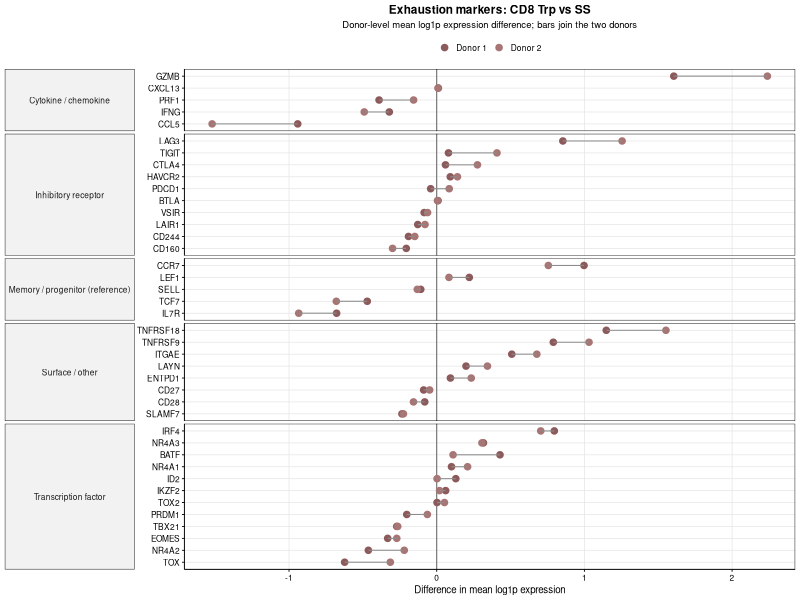
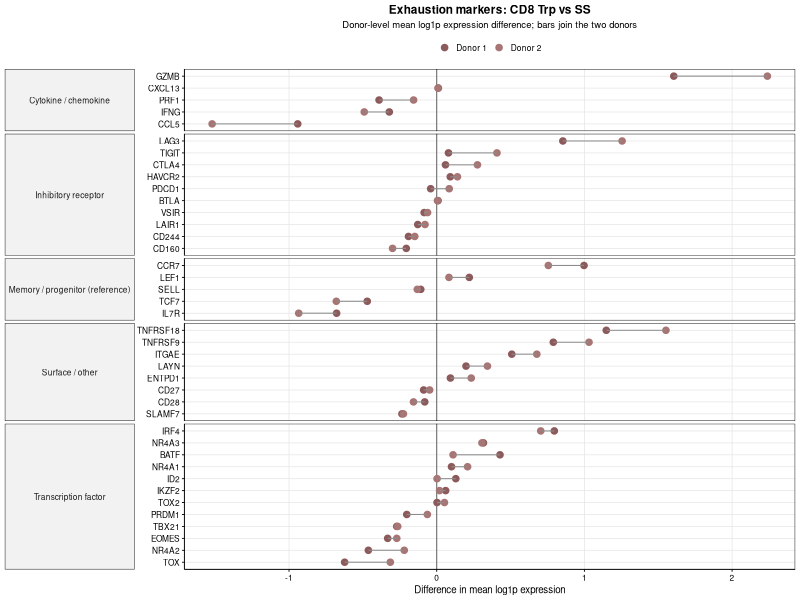
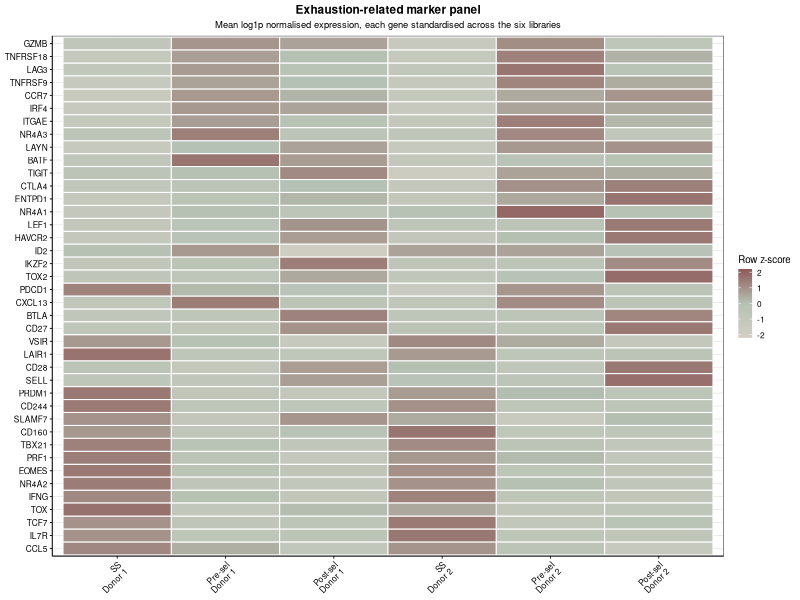
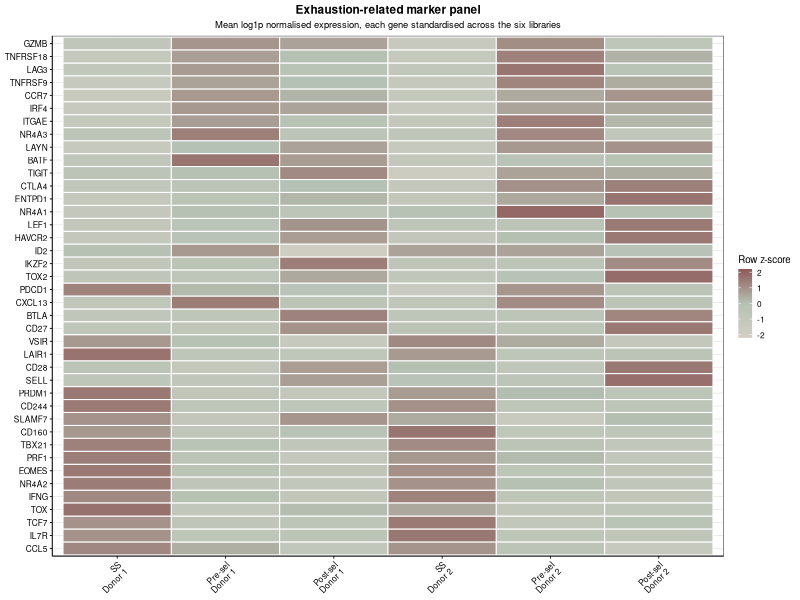
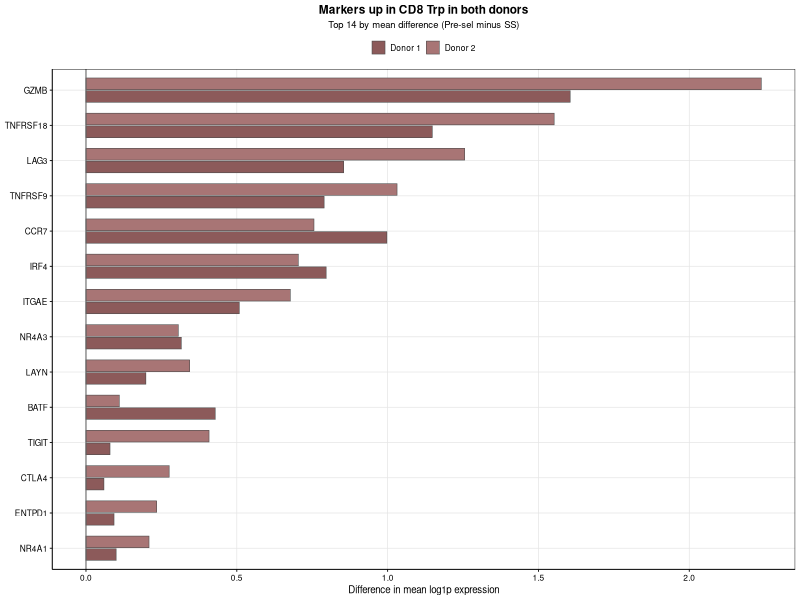
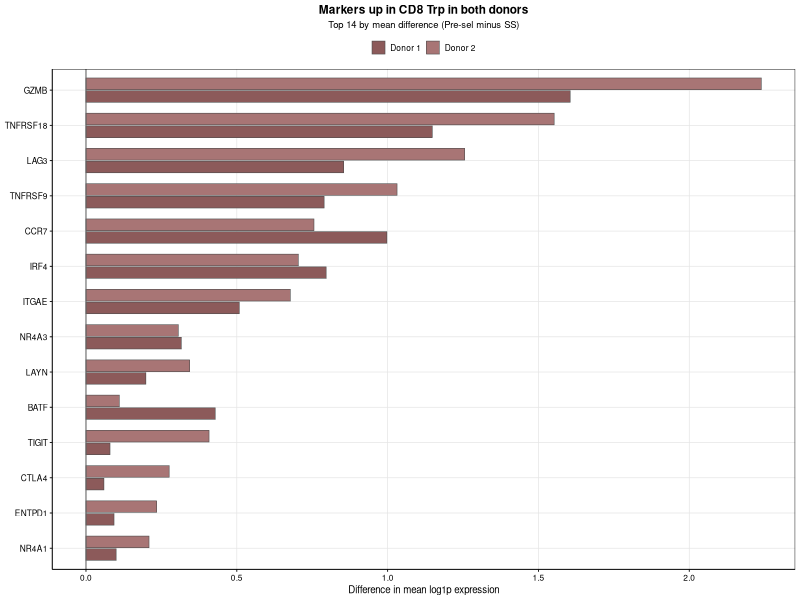

R code for these plots, in order:




suppressPackageStartupMessages({library(ggplot2); library(dplyr); library(tidyr); library(readr)})
setwd(Sys.getenv("DATA_ROOT", "."))
OUT <- "figures/exhaustion"
group_colors <- c("E-DP"="#C8956B", "E-Trp"="#B05A5A", "H-Trp"="#6B8E9B")
sample_colors <- c("E-CD8DP-1"="#C8956B","E-CD8DP-2"="#D9AE8A","E-CD8Trp-1"="#B05A5A",
                   "E-CD8Trp-2"="#C27A7A","H-CD8Trp-1"="#6B8E9B","H-CD8Trp-2"="#8BA6B2")
RAMP <- c("#D4CFC5","#B5C1B4","#8C5A5A")
SAMP <- c("H-CD8Trp-1","E-CD8Trp-1","E-CD8DP-1","H-CD8Trp-2","E-CD8Trp-2","E-CD8DP-2")
theme_pub <- theme_minimal(base_size=7) +
  theme(plot.title=element_text(size=8.5,face="bold",hjust=.5,margin=margin(b=3)),
        plot.subtitle=element_text(size=6.8,hjust=.5),
        axis.title=element_text(size=7), axis.text=element_text(size=6,color="black"),
        axis.line=element_line(linewidth=.3,color="black"),
        axis.ticks=element_line(linewidth=.3,color="black"),
        legend.title=element_text(size=7), legend.text=element_text(size=6),
        legend.key.size=unit(.35,"cm"),
        panel.grid.major=element_line(linewidth=.25,color="grey90"), panel.grid.minor=element_blank(),
        panel.border=element_rect(linewidth=.3,fill=NA,color="black"))
theme_set(theme_pub)
save_panel <- function(p,name,w=5.0,h=4.4){ cairo_pdf(file.path(OUT,paste0(name,".pdf")),width=w,height=h); print(p); dev.off()
  ggsave(file.path(OUT,paste0(name,".png")),p,width=w,height=h,dpi=600); cat("  :",name,"\n") }

agg <- read_csv("results/exhaustion_marker_panel_donor_delta.csv", show_col_types=FALSE)
long <- read_csv("results/exhaustion_marker_panel_donor_expression.csv", show_col_types=FALSE)


dd <- agg %>% select(gene, category, d1, d2, mean_delta, up_both, down_both) %>%
  pivot_longer(c(d1,d2), names_to="donor", values_to="delta") %>%
  mutate(donor = recode(donor, d1="Donor 1", d2="Donor 2"),
         gene = factor(gene, levels = agg$gene[order(agg$mean_delta)]))
p <- ggplot(dd, aes(delta, gene)) +
  geom_vline(xintercept=0, linewidth=.35, colour="grey40") +
  geom_point(aes(colour=donor), size=1.9) +
  geom_segment(data=agg %>% mutate(gene=factor(gene, levels=levels(dd$gene))),
               aes(x=d1, xend=d2, y=gene, yend=gene), colour="grey55", linewidth=.35,
               inherit.aes=FALSE) +
  scale_colour_manual(values=c("Donor 1"="#8C5A5A","Donor 2"="#A87575"), name=NULL) +
  facet_grid(category ~ ., scales="free_y", space="free_y", switch="y") +
  labs(title="Exhaustion markers: CD8 Trp vs SS",
       subtitle="Donor-level mean log1p expression difference; bars join the two donors",
       x="Difference in mean log1p expression", y=NULL) +
  theme(strip.text.y.left=element_text(size=6, angle=0), strip.placement="outside",
        strip.background=element_rect(fill="grey95", colour="black", linewidth=.3),
        legend.position="top", panel.spacing.y=unit(2,"pt"))
save_panel(p, "E1_exhaustion_marker_delta", 4.8, 6.4)


hm <- long %>%
  mutate(col = factor(paste0(recode(group, "H-Trp"="SS","E-Trp"="Pre-sel","E-DP"="Post-sel"),
                            "\n", donor),
                      levels = c("SS\nDonor 1","Pre-sel\nDonor 1","Post-sel\nDonor 1",
                                 "SS\nDonor 2","Pre-sel\nDonor 2","Post-sel\nDonor 2")),
         gene = factor(gene, levels=agg$gene[order(agg$mean_delta)]))

hm <- hm %>% group_by(gene) %>%
  mutate(z = as.numeric(scale(mean_log1p))) %>% ungroup() %>%
  mutate(z = ifelse(is.finite(z), z, 0))
p <- ggplot(hm, aes(col, gene, fill=z)) +
  geom_tile(colour="white", linewidth=.35) +
  scale_fill_gradientn(colours=RAMP, name="Row z-score",
                       limits=c(-2.2, 2.2), oob=scales::squish) +
  labs(title="Exhaustion-related marker panel",
       subtitle="Mean log1p normalised expression, each gene standardised across the six libraries",
       x=NULL, y=NULL) +
  theme(axis.text.x=element_text(angle=45,hjust=1), panel.grid=element_blank())
save_panel(p, "E2_exhaustion_marker_heatmap", 4.0, 6.2)


top14 <- agg %>% filter(up_both) %>% arrange(desc(mean_delta)) %>% slice_head(n=14)
up <- top14 %>% select(gene, category, d1, d2) %>%
  pivot_longer(c(d1,d2), names_to="donor", values_to="delta") %>%
  mutate(donor = recode(donor, d1="Donor 1", d2="Donor 2"),
         gene   = factor(gene, levels = rev(top14$gene)))
p <- ggplot(up, aes(delta, gene, fill=donor)) +
  geom_col(position=position_dodge(width=.72), width=.66, colour="grey30", linewidth=.2) +
  geom_vline(xintercept=0, linewidth=.35, colour="grey40") +
  scale_fill_manual(values=c("Donor 1"="#8C5A5A","Donor 2"="#A87575"), name=NULL) +
  labs(title="Markers up in CD8 Trp in both donors",
       subtitle="Top 14 by mean difference (Pre-sel minus SS)", x="Difference in mean log1p expression", y=NULL) +
  theme(legend.position="top")
save_panel(p, "E3_upregulated_markers", 4.6, 3.4)
cat("\n\n")
